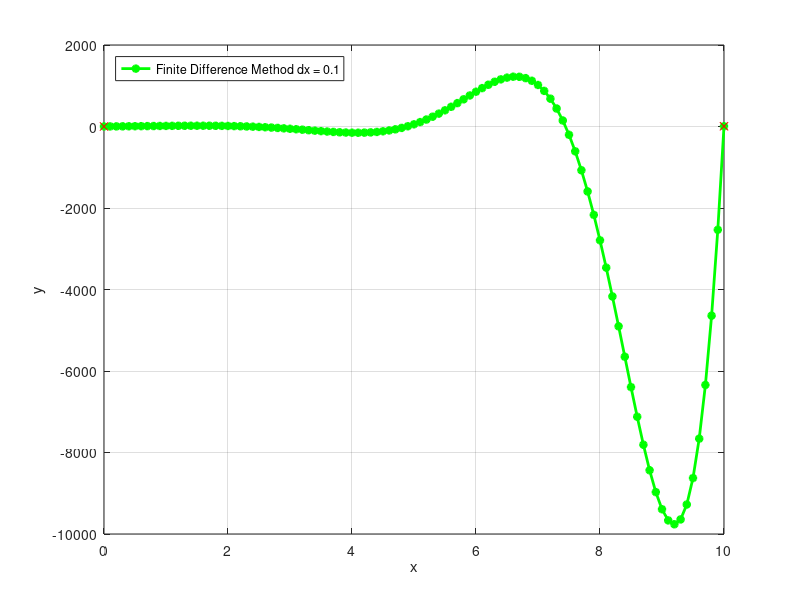

This chart was generated by the following MATLAB code:
clc
clear all
close all

dx = 0.1;
xlower = 0;
xupper = 10;
ylower = 1;
yupper = 6;

x = xlower:dx:xupper;
N = length(x);

a = 4 - (3*dx)-(4*(dx^2));
b = -2 + (3*dx);
c = -2;

%empty matrix A
A = zeros(N);
B = zeros(N,1);

%known quantities. 
A(1,1) = 1;
A(N,N) = 1;
B(1) = ylower;
B(N) = yupper;

for i = 2:N-1
    A(i,i) = a;
    A(i, i-1) = c;
    A(i, i+1) = b;
    B(i) = (dx^2)*(4-x(i));
end

Y = A\B;

figure(1)
plot(x,Y, 'g -*', 'linewidth', 2)
grid on
hold on
plot(xlower, ylower, 'r x')
plot(xupper, yupper, 'r x')
xlabel('x')
ylabel('y')
legend(['Finite Difference Method dx = ' num2str(dx)], 'location', 'northwest')